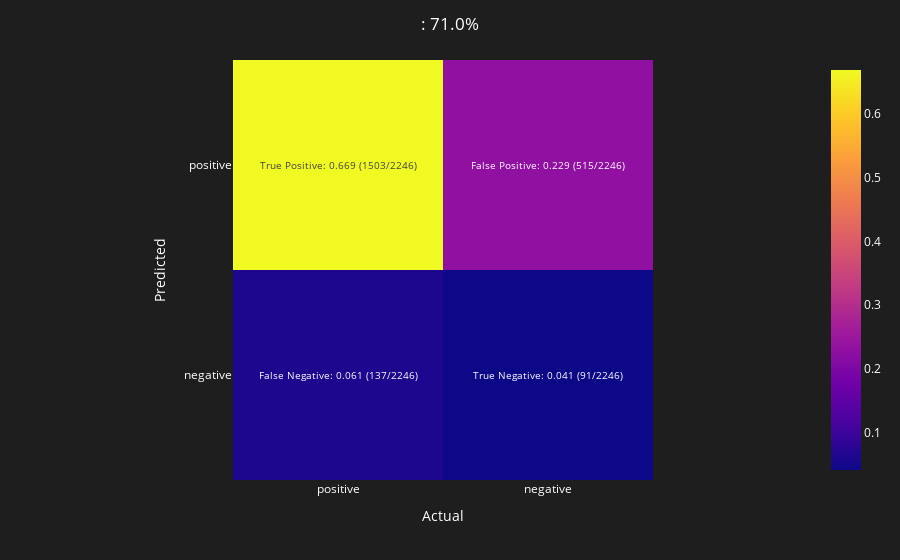

This figure's notebook cell:
### Markdown cell above
#### Overall Accuracy

### Code cell
retina_status = accuracy(retina_df, faces)
show_heatmap(retina_status)

### Figure 1 — Plotly figure (JSON) as saved in the notebook; plotly's stock layout.template omitted (floating-point values rounded to 4 significant figures)
{"data": [{"coloraxis": "coloraxis", "hovertemplate": "Actual: %{x}<br>Predicted: %{y}<br>color: %{z}<extra></extra>", "name": "0", "text": [["True Positive: 0.669 (1503/2246)", "False Positive: 0.229 (515/2246)"], ["False Negative: 0.061 (137/2246)", "True Negative: 0.041 (91/2246)"]], "texttemplate": "%{text}", "type": "heatmap", "x": ["positive", "negative"], "xaxis": "x", "y": ["positive", "negative"], "yaxis": "y", "z": [[0.669, 0.229], [0.061, 0.041]]}], "layout": {"coloraxis": {"colorscale": [[0, "#0d0887"], [0.1111, "#46039f"], [0.2222, "#7201a8"], [0.3333, "#9c179e"], [0.4444, "#bd3786"], [0.5556, "#d8576b"], [0.6667, "#ed7953"], [0.7778, "#fb9f3a"], [0.8889, "#fdca26"], [1, "#f0f921"]]}, "font": {"color": "white"}, "margin": {"t": 60}, "paper_bgcolor": "rgb(30,30,30)", "plot_bgcolor": "rgb(30,30,30)", "title": {"text": ": 71.0%", "x": 0.5}, "xaxis": {"anchor": "y", "constrain": "domain", "domain": [0, 1], "scaleanchor": "y", "title": {"text": "Actual"}}, "yaxis": {"anchor": "x", "autorange": "reversed", "constrain": "domain", "domain": [0, 1], "title": {"text": "Predicted"}}}}
